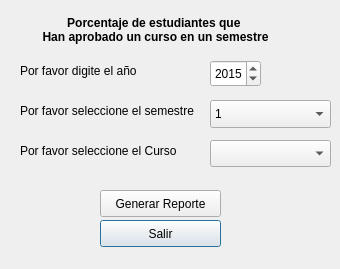
<?xml version="1.0" encoding="UTF-8"?>
<ui version="4.0">
 <class>PorcentajeAprobados</class>
 <widget class="QDialog" name="PorcentajeAprobados">
  <property name="geometry">
   <rect>
    <x>0</x>
    <y>0</y>
    <width>340</width>
    <height>269</height>
   </rect>
  </property>
  <property name="windowTitle">
   <string>Porcentaje Aprobados</string>
  </property>
  <widget class="QLabel" name="label">
   <property name="geometry">
    <rect>
     <x>20</x>
     <y>0</y>
     <width>271</width>
     <height>61</height>
    </rect>
   </property>
   <property name="font">
    <font>
     <weight>75</weight>
     <bold>true</bold>
    </font>
   </property>
   <property name="text">
    <string>&lt;center&gt;Porcentaje de estudiantes que
&lt;center&gt;Han aprobado un curso en un semestre</string>
   </property>
  </widget>
  <widget class="QSpinBox" name="year">
   <property name="geometry">
    <rect>
     <x>210</x>
     <y>60</y>
     <width>51</width>
     <height>27</height>
    </rect>
   </property>
   <property name="maximum">
    <number>2100</number>
   </property>
   <property name="value">
    <number>2015</number>
   </property>
  </widget>
  <widget class="QPushButton" name="btnSalir">
   <property name="geometry">
    <rect>
     <x>100</x>
     <y>220</y>
     <width>121</width>
     <height>27</height>
    </rect>
   </property>
   <property name="text">
    <string>Salir</string>
   </property>
  </widget>
  <widget class="QComboBox" name="comboCurso">
   <property name="geometry">
    <rect>
     <x>210</x>
     <y>140</y>
     <width>121</width>
     <height>27</height>
    </rect>
   </property>
  </widget>
  <widget class="QLabel" name="label_5">
   <property name="geometry">
    <rect>
     <x>20</x>
     <y>60</y>
     <width>181</width>
     <height>21</height>
    </rect>
   </property>
   <property name="text">
    <string>Por favor digite el año</string>
   </property>
  </widget>
  <widget class="QPushButton" name="btnReporte">
   <property name="geometry">
    <rect>
     <x>100</x>
     <y>190</y>
     <width>121</width>
     <height>27</height>
    </rect>
   </property>
   <property name="text">
    <string>Generar Reporte</string>
   </property>
  </widget>
  <widget class="QLabel" name="label_3">
   <property name="geometry">
    <rect>
     <x>20</x>
     <y>90</y>
     <width>66</width>
     <height>17</height>
    </rect>
   </property>
   <property name="text">
    <string/>
   </property>
  </widget>
  <widget class="QLabel" name="label_4">
   <property name="geometry">
    <rect>
     <x>20</x>
     <y>140</y>
     <width>191</width>
     <height>21</height>
    </rect>
   </property>
   <property name="text">
    <string>Por favor seleccione el Curso</string>
   </property>
  </widget>
  <widget class="QLabel" name="label_2">
   <property name="geometry">
    <rect>
     <x>20</x>
     <y>100</y>
     <width>181</width>
     <height>21</height>
    </rect>
   </property>
   <property name="text">
    <string>Por favor seleccione el semestre</string>
   </property>
  </widget>
  <widget class="QComboBox" name="comboSemestre">
   <property name="geometry">
    <rect>
     <x>210</x>
     <y>100</y>
     <width>121</width>
     <height>28</height>
    </rect>
   </property>
   <item>
    <property name="text">
     <string>1</string>
    </property>
   </item>
   <item>
    <property name="text">
     <string>2</string>
    </property>
   </item>
  </widget>
 </widget>
 <resources/>
 <connections/>
</ui>
